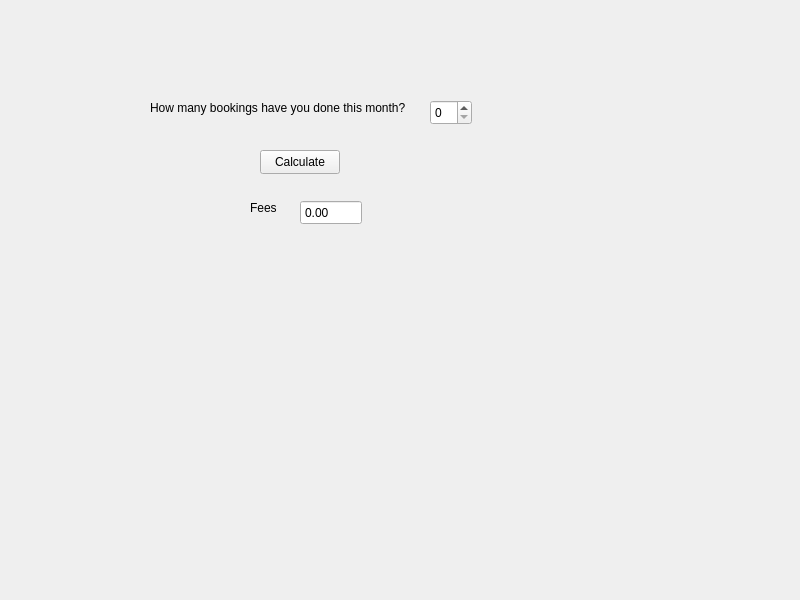
<?xml version="1.0" encoding="UTF-8"?>
<ui version="4.0">
 <class>Widget</class>
 <widget class="QWidget" name="Widget">
  <property name="geometry">
   <rect>
    <x>0</x>
    <y>0</y>
    <width>800</width>
    <height>600</height>
   </rect>
  </property>
  <property name="windowTitle">
   <string>Widget</string>
  </property>
  <widget class="QLabel" name="bookingsLabel">
   <property name="geometry">
    <rect>
     <x>150</x>
     <y>100</y>
     <width>261</width>
     <height>16</height>
    </rect>
   </property>
   <property name="text">
    <string>How many bookings have you done this month?</string>
   </property>
  </widget>
  <widget class="QSpinBox" name="bookings">
   <property name="geometry">
    <rect>
     <x>430</x>
     <y>100</y>
     <width>42</width>
     <height>25</height>
    </rect>
   </property>
   <property name="maximum">
    <number>999999</number>
   </property>
  </widget>
  <widget class="QPushButton" name="calculate">
   <property name="geometry">
    <rect>
     <x>260</x>
     <y>150</y>
     <width>80</width>
     <height>24</height>
    </rect>
   </property>
   <property name="text">
    <string>Calculate</string>
   </property>
  </widget>
  <widget class="QDoubleSpinBox" name="fees">
   <property name="geometry">
    <rect>
     <x>300</x>
     <y>200</y>
     <width>62</width>
     <height>25</height>
    </rect>
   </property>
   <property name="readOnly">
    <bool>true</bool>
   </property>
   <property name="buttonSymbols">
    <enum>QAbstractSpinBox::NoButtons</enum>
   </property>
  </widget>
  <widget class="QLabel" name="feesLabel">
   <property name="geometry">
    <rect>
     <x>250</x>
     <y>200</y>
     <width>49</width>
     <height>16</height>
    </rect>
   </property>
   <property name="text">
    <string>Fees</string>
   </property>
  </widget>
 </widget>
 <resources/>
 <connections/>
</ui>
